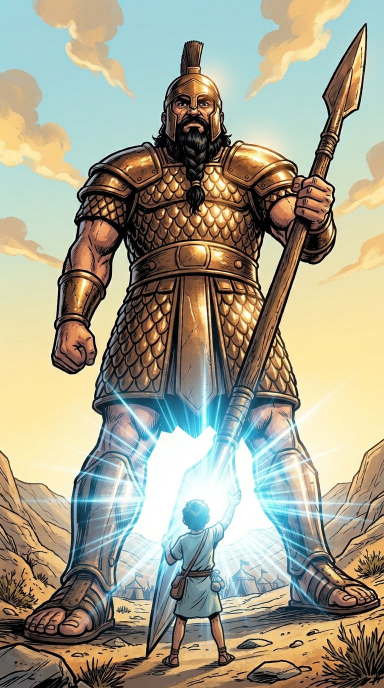
#> input picture kids/david-goliath/stills/s02.jpg, 768 x 1376 px, given in place of s02.jpg.jpg, which was not available (shown at 1/2 size)
$ python -i build.py   (imports and definitions only)
#> lines starting #> are read from the running program, lines starting #| are printed output that depends on the picture
import json, subprocess, soundfile as sf, numpy as np, textwrap
from PIL import Image, ImageDraw, ImageFont
SRC='/mnt/user-data/uploads/Claude-Work/kids-david-goliath/'
# [1 line not run here, left out]
imgs=['s01','s02','s03','s01','s05','s06','s07','s08','s09','s10','s11','s12','s13','s14','s13']
zooms=[(1.0,1.08),(1.08,1.0),(1.0,1.1),(1.18,1.28),(1.0,1.08),(1.08,1.0),(1.0,1.08),(1.0,1.1),(1.08,1.0),(1.0,1.06),(1.0,1.12),(1.12,1.0),(1.0,1.08),(1.0,1.08),(1.08,1.12)]
F=ImageFont.truetype('/usr/share/fonts/truetype/google-fonts/Poppins-Bold.ttf',70)
FV=ImageFont.truetype('/usr/share/fonts/truetype/google-fonts/Poppins-Bold.ttf',52)
FR=ImageFont.truetype('/usr/share/fonts/truetype/google-fonts/Poppins-Bold.ttf',40)
FB=ImageFont.truetype('/usr/share/fonts/truetype/google-fonts/Poppins-Bold.ttf',230)
cache={}
def base(n):
#> called with n = '../../kids/david-goliath/stills/s02.jpg'
    if n not in cache:
        im=Image.open(SRC+n+'.jpg').convert('RGB')
#> im is the input picture: PIL image 768x1376 RGB; mean R, G, B 163.7, 160.3, 140.3
        s=max(W/im.width,H/im.height); im=im.resize((round(im.width*s),round(im.height*s)),Image.LANCZOS)
#> after `s = max(W / im.width, H / im.height)`: s = 1.41
#> after `im = im.resize((round(im.width * s), round(im.height * s)), Image.LANC`:
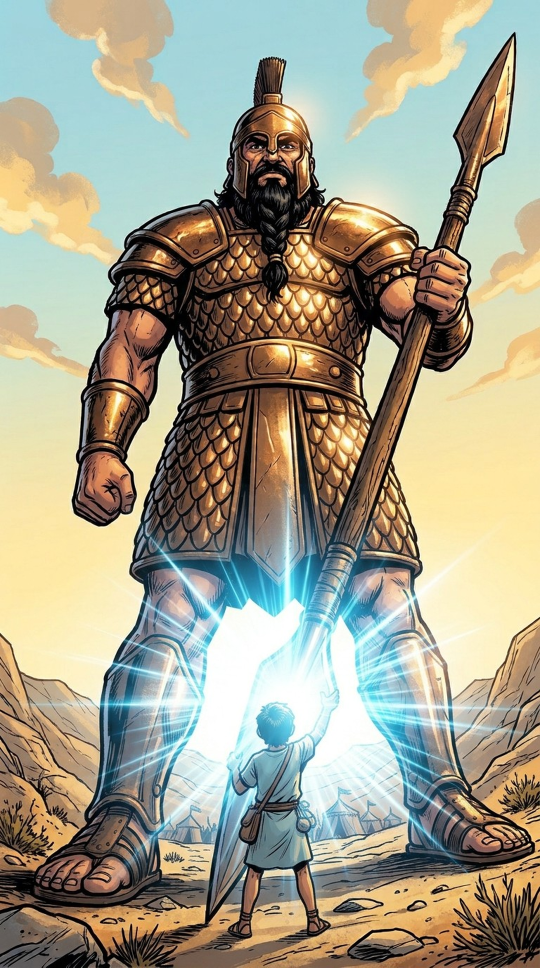
#> im: PIL image 1080x1935 RGB (shown at 1/2 size); mean R, G, B 163.7, 160.4, 140.4
        l=(im.width-W)//2; t=(im.height-H)//2; cache[n]=im.crop((l,t,l+W,t+H))
#> after `l = (im.width - W) // 2`: l = 0
#> after `t = (im.height - H) // 2`: t = 7
    return cache[n]
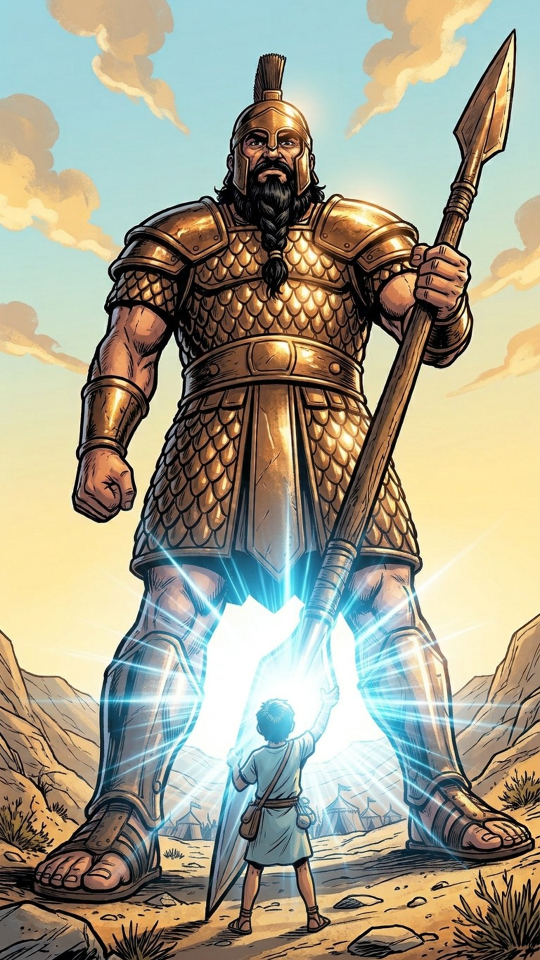
#> returned value: PIL image 1080x1920 RGB (shown at 1/2 size); mean R, G, B 163.9, 160.6, 140.6
def frame(im,z):
    w,h=W/z,H/z; l=(W-w)/2; t=(H-h)/2
    return im.resize((W,H),Image.BILINEAR,box=(l,t,l+w,t+h))
def chunks(text):
    w=text.split(); out=[]; cur=[]
    for x in w:
        cur.append(x)
        if len(cur)>=4 or x[-1] in '.!?,:': out.append(' '.join(cur)); cur=[]
    if cur: out.append(' '.join(cur))
    return out
def cap(d,txt,y=1420):
    lines=textwrap.wrap(txt,18)
    for i,ln in enumerate(lines):
        tw=d.textlength(ln,font=F); d.text(((W-tw)/2,y+i*88),ln,font=F,fill='white',stroke_width=8,stroke_fill='black')
# [1 line that did not run here, left out]
srt=[]; T=0.0
# [21 lines not run here, left out]
def ts(x): h=int(x//3600); m=int(x%3600//60); s=x%60; return f'{h:02d}:{m:02d}:{s:06.3f}'.replace('.',',')
# [2 lines not run here, left out]

>>> result = base('../../kids/david-goliath/stills/s02.jpg')

$ run again, on kids/david-goliath/stills/s03.jpg
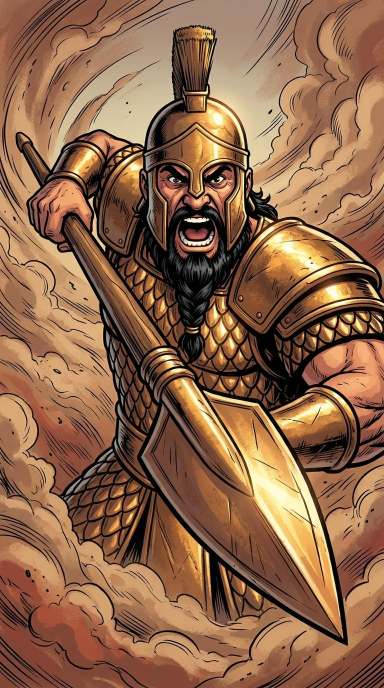
#> input picture kids/david-goliath/stills/s03.jpg, 768 x 1376 px, given in place of s03.jpg.jpg, which was not available (shown at 1/2 size)
#> in base, im is the input picture: PIL image 768x1376 RGB; mean R, G, B 142.9, 102.7, 74.5
#> in base, `im = im.resize((round(im.width * s), round(im.height * s)), Image.LANC`:
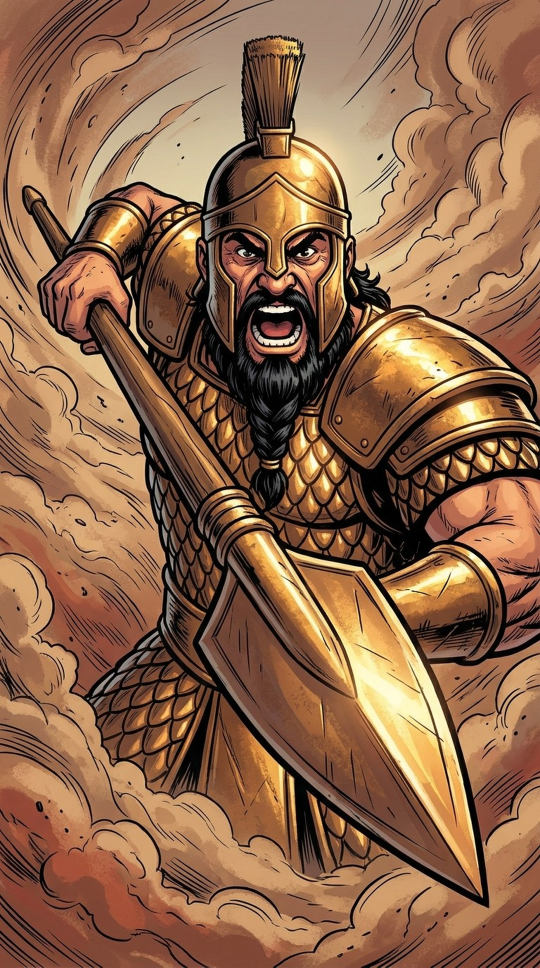
#> im: PIL image 1080x1935 RGB (shown at 1/2 size); mean R, G, B 142.9, 102.8, 74.7
#> in base, `return cache[n]`:
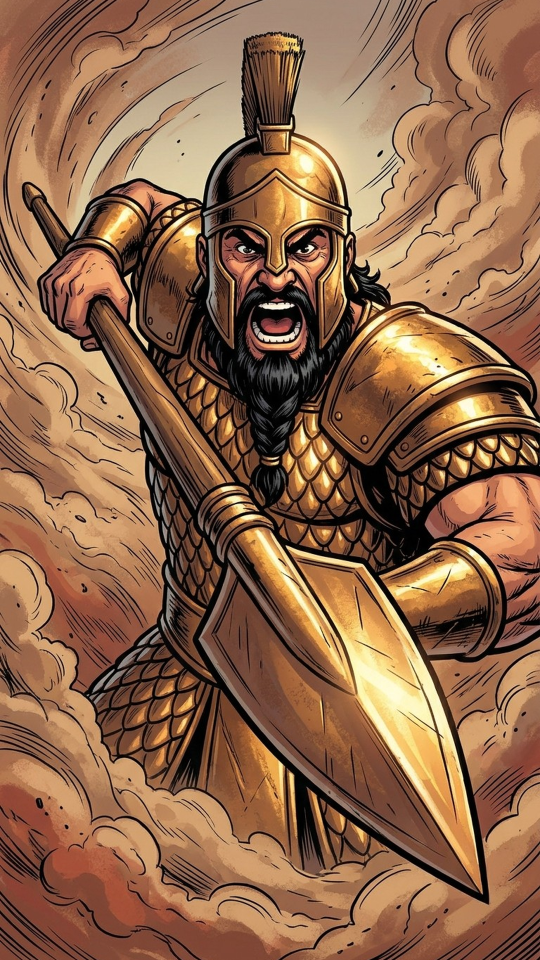
#> returned value: PIL image 1080x1920 RGB (shown at 1/2 size); mean R, G, B 143, 102.9, 74.7

$ run again, on kids/david-goliath/stills/s05.jpg
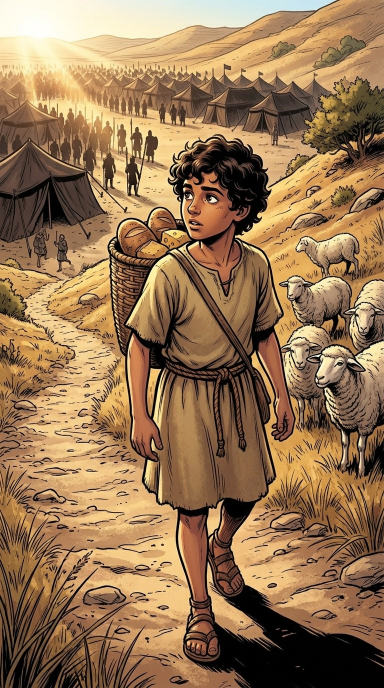
#> input picture kids/david-goliath/stills/s05.jpg, 768 x 1376 px, given in place of s05.jpg.jpg, which was not available (shown at 1/2 size)
#> in base, im is the input picture: PIL image 768x1376 RGB; mean R, G, B 150.6, 118.2, 84
#> in base, `im = im.resize((round(im.width * s), round(im.height * s)), Image.LANC`:
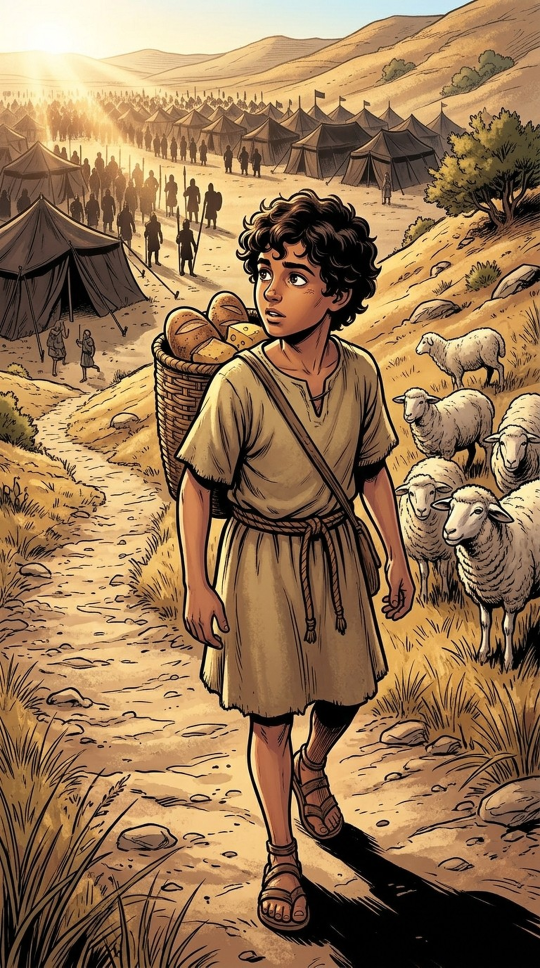
#> im: PIL image 1080x1935 RGB (shown at 1/2 size); mean R, G, B 150.6, 118.3, 84.2
#> in base, `return cache[n]`:
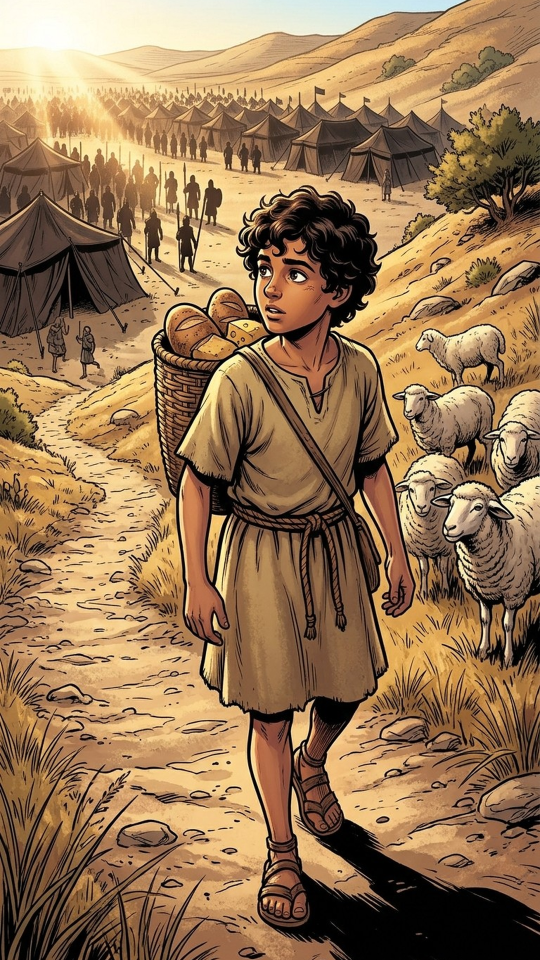
#> returned value: PIL image 1080x1920 RGB (shown at 1/2 size); mean R, G, B 150.7, 118.2, 83.9
